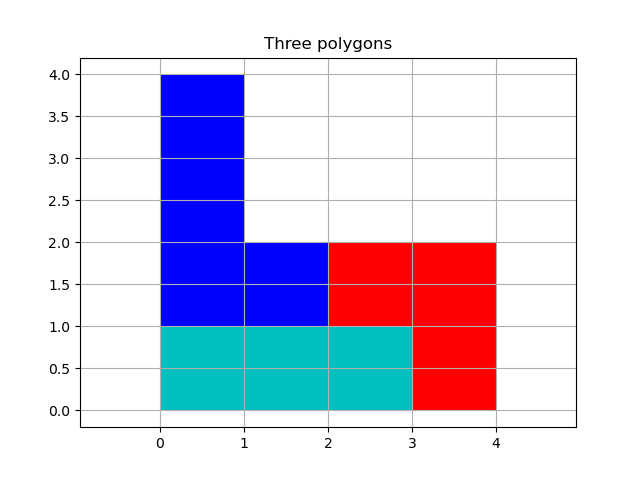

Here is the Python script that generated this plot:
#! /usr/bin/env python3
#
def polygon_fill ( ):

#*****************************************************************************80
#
## polygon_fill() makes a plot of filled polygons.
#
#  Licensing:
#
#    This code is distributed under the MIT license.
#
#  Modified:
#
#    23 May 2022
#
#  Author:
#
#    John Burkardt
#
  import matplotlib
  import matplotlib.pyplot as plt
  import numpy as np
  import platform

  print ( '' )
  print ( 'polygon_fill():' )
  print ( '  python version:     ' + platform.python_version ( ) )
  print ( '  numpy version:      ' + np.version.version )
  print ( '  matplotlib version: ' + matplotlib.__version__ )
  print ( '  Create a plot using filled polygons.' )
#
#  Read the values from the file.
#
  x1 = [ 0, 3, 3, 0 ]
  y1 = [ 0, 0, 1, 1 ]
  c1 = 'c'

  x2 = [ 3, 4, 4, 2, 2, 3 ]
  y2 = [ 0, 0, 2, 2, 1, 1 ]
  c2 = 'r'

  x3 = [ 0, 2, 2, 1, 1, 0 ]
  y3 = [ 1, 1, 2, 2, 4, 4 ]
  c3 = 'b'
#
#  Create the bar plot.
#
  plt.clf ( )
  plt.fill ( x1, y1, c1, x2, y2, c2, x3, y3, c3 )
  plt.grid ( True )
  plt.axis ( 'Equal' )
  plt.title ( 'Three polygons' )
  filename = 'polygon_fill.png'
  plt.savefig ( filename )
  plt.show ( block = False )
  plt.close ( )

  print ( '  Graphics saved as "' + filename + '"' )
#
#  Terminate.
#
  print ( '' )
  print ( 'polygon_fill():' )
  print ( '  Normal end of execution.' )
  return

if ( __name__ == '__main__' ):
  polygon_fill ( )
